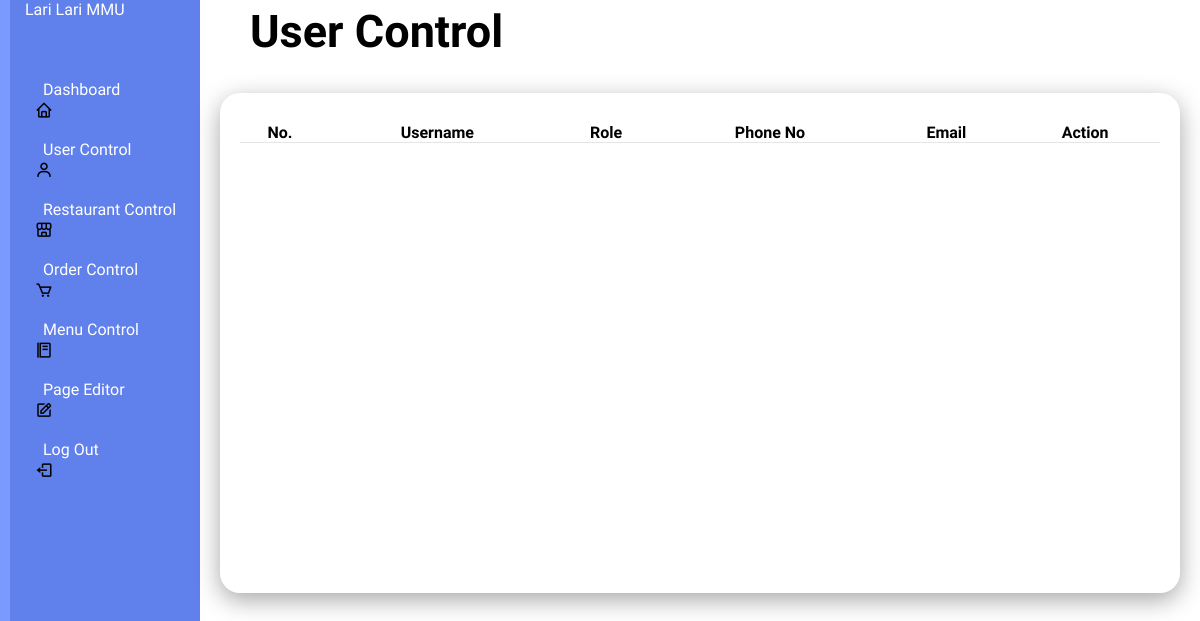
The page /usercontrol on the database as committed earlier.
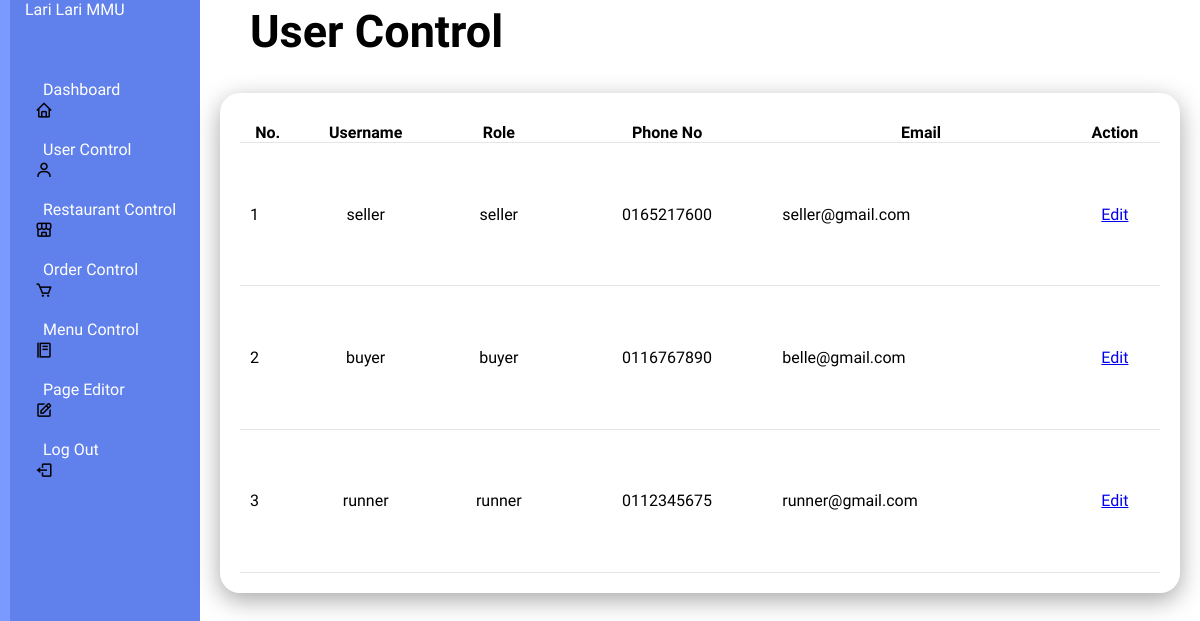
The same page on the database as committed later.
### tables this page shows
CREATE TABLE users (
            id INTEGER PRIMARY KEY AUTOINCREMENT,
            name TEXT NOT NULL,
            email UNIQUE NOT NULL,
            username UNIQUE NOT NULL,
            password TEXT NOT NULL,
            role TEXT NOT NULL,
            phone_no UNIQUE NOT NULL
        );

### app.py (the view)
@app.route('/usercontrol')
def user_control():
    conn = get_db_connection()
    users = conn.execute('SELECT * FROM users').fetchall()
    conn.close()
    return render_template('usercontrol.html', users=users)

### app.py (called while the page is built)
def get_db_connection():
    con = sqlite3.connect("database.db")
    con.row_factory = sqlite3.Row
    return con

### templates/usercontrol.html (shortened to what this page needs)
<!DOCTYPE html>
<html lang="en">
<head>
    <link rel="stylesheet" type="text/css" href="../static/style(admin2).css">
    <link rel="stylesheet" href="https://unpkg.com/boxicons@latest/css/boxicons.min.css">
        <link href="https://cdn.jsdelivr.net/npm/remixicon@4.3.0/fonts/remixicon.css" rel="stylesheet"/>
        <link rel="stylesheet" href="https://unpkg.com/aos@next/dist/aos.css" />
</head>
</head>
<body>
    <div class="admincontainer">
        <div class="navbar">
            <ul>
                <li><a href="#">Lari Lari MMU</a></li>
                <li><i class='bx bx-home'></i><a href="/admin">Dashboard</a></li>
                <li><i class='bx bx-user'></i><a href="/usercontrol">User Control</a></li>
                <li><i class='bx bx-store-alt'></i><a href="/restaurantcontrol">Restaurant Control</a></li>
                <li><i class='bx bx-cart'></i><a href="/ordercontrol">Order Control</a></li>
                <li><i class='bx bx-food-menu'></i><a href="/menucontrol">Menu Control</a></li>
                <li><i class='bx bx-edit'></i><a href="/pageEditor">Page Editor</a></li>
                <li><i class='bx bx-log-out'></i><a href="/logout">Log Out</a></li>
            </ul>
        </div>
    </div>
    <div class="admin-main">
        <div class="admin-header">
            <h2>User Control</h2>
        </div>
        <div class="admin-table">
            <div class="table-body">
                <table>
                    <thead>
                        <tr>
                            <th>No.</th>
                            <th>Username</th>
                            <th>Role</th>
                            <th>Phone No</th>
                            <th>Email</th>
                            <th>Action</th>
                        </tr>
                    </thead>
                    <tbody>
                        {% for user in users %}
                        <tr>
                            <td>{{ user.id }}</td>
                            <td>{{ user.username }}</td>
                            <td>{{ user.role }}</td>
                            <td>{{ user.phone_no }}</td>
                            <td>{{ user.email }}</td>
                            <td>
                                <a href="{{ url_for('edit_user', user_id=user.id) }}">Edit</a>
                            </td>
                        </tr>
                        {% endfor %}
                    </tbody>
                </table>
            </div>
        </div>
    </div>
</body>
</html>

Rows that differ between the two databases and show on the page:
added users: id "1", username "seller", role "seller", phone_no "0165217600", email "seller@gmail.com"
added users: id "2", username "buyer", role "buyer", phone_no "0116767890", email "belle@gmail.com"
added users: id "3", username "runner", role "runner", phone_no "0112345675", email "runner@gmail.com"
